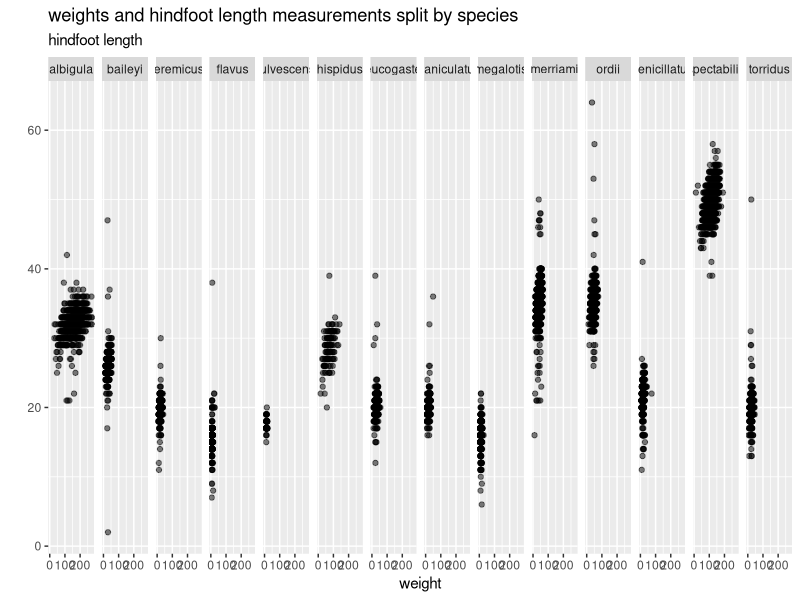
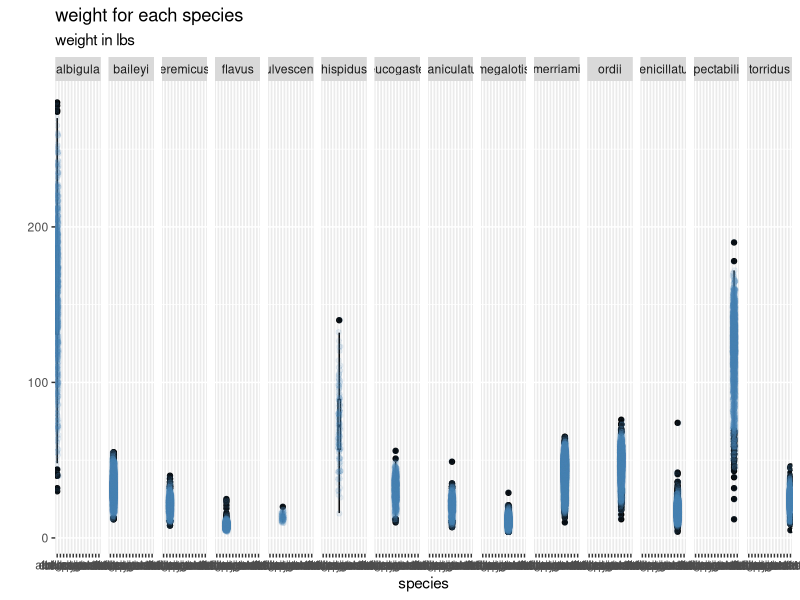
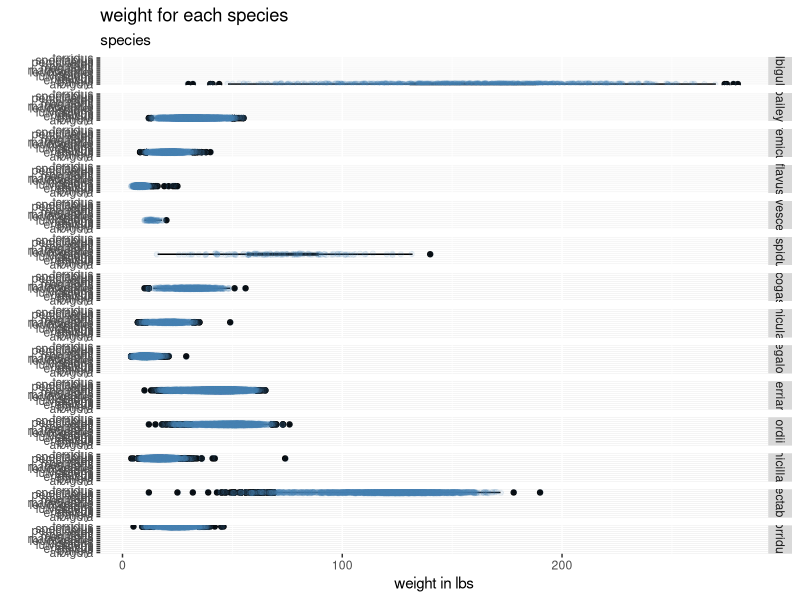

These charts were generated, in order, by the following R code:
## ---- chunk 1
#| label: setup
library(tidyverse)
library(readr)
## ---- chunk 2
#| label: load-data

surveys <- read_csv("surveys.csv")
#glimpse(surveys)
## ---- chunk 3
#| label: scatterplot
ggplot(data = surveys,
       mapping = aes(x = weight, 
                     y = hindfoot_length)) +
  geom_point(alpha = 0.5) + 
  facet_grid(.~ species) + 
  labs(x = "weight", y = "", title = "weights and hindfoot length measurements split by species", subtitle = "hindfoot length")
## ---- chunk 4
#| label: boxplot
ggplot(data = surveys,
       mapping = aes(x = species, 
                     y = weight)) +
  geom_boxplot(color = "black") +
  facet_grid(~ species) + 
  geom_jitter(color = "steelblue", 
              alpha = 0.1) +
labs(y = "", 
     x = "species",
     title = "weight for each species",
     subtitle = "weight in lbs")

## ---- chunk 5
#| label: rotated-boxplot
ggplot(data = surveys,
       mapping = aes(x = weight, 
                     y = species)) +
  geom_boxplot(color = "black") +
  facet_grid(species ~.) + 
  geom_jitter(color = "steelblue", 
              alpha = 0.1) +
  labs(y = "", 
     x = "weight in lbs",
     title = "weight for each species",
     subtitle = "species")
